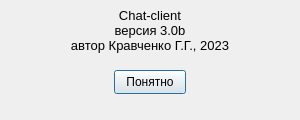
<?xml version="1.0" encoding="UTF-8"?>
<ui version="4.0">
 <class>AboutDialog</class>
 <widget class="QDialog" name="AboutDialog">
  <property name="geometry">
   <rect>
    <x>0</x>
    <y>0</y>
    <width>300</width>
    <height>120</height>
   </rect>
  </property>
  <property name="minimumSize">
   <size>
    <width>300</width>
    <height>120</height>
   </size>
  </property>
  <property name="maximumSize">
   <size>
    <width>300</width>
    <height>120</height>
   </size>
  </property>
  <property name="windowTitle">
   <string>О программе</string>
  </property>
  <widget class="QPushButton" name="pushButton">
   <property name="geometry">
    <rect>
     <x>114</x>
     <y>70</y>
     <width>72</width>
     <height>24</height>
    </rect>
   </property>
   <property name="text">
    <string>Понятно</string>
   </property>
  </widget>
  <widget class="QLabel" name="label">
   <property name="geometry">
    <rect>
     <x>0</x>
     <y>0</y>
     <width>300</width>
     <height>60</height>
    </rect>
   </property>
   <property name="font">
    <font>
     <pointsize>10</pointsize>
    </font>
   </property>
   <property name="text">
    <string>Chat-client
версия 3.0b
автор Кравченко Г.Г., 2023</string>
   </property>
   <property name="textFormat">
    <enum>Qt::AutoText</enum>
   </property>
   <property name="alignment">
    <set>Qt::AlignCenter</set>
   </property>
  </widget>
 </widget>
 <resources/>
 <connections/>
</ui>
